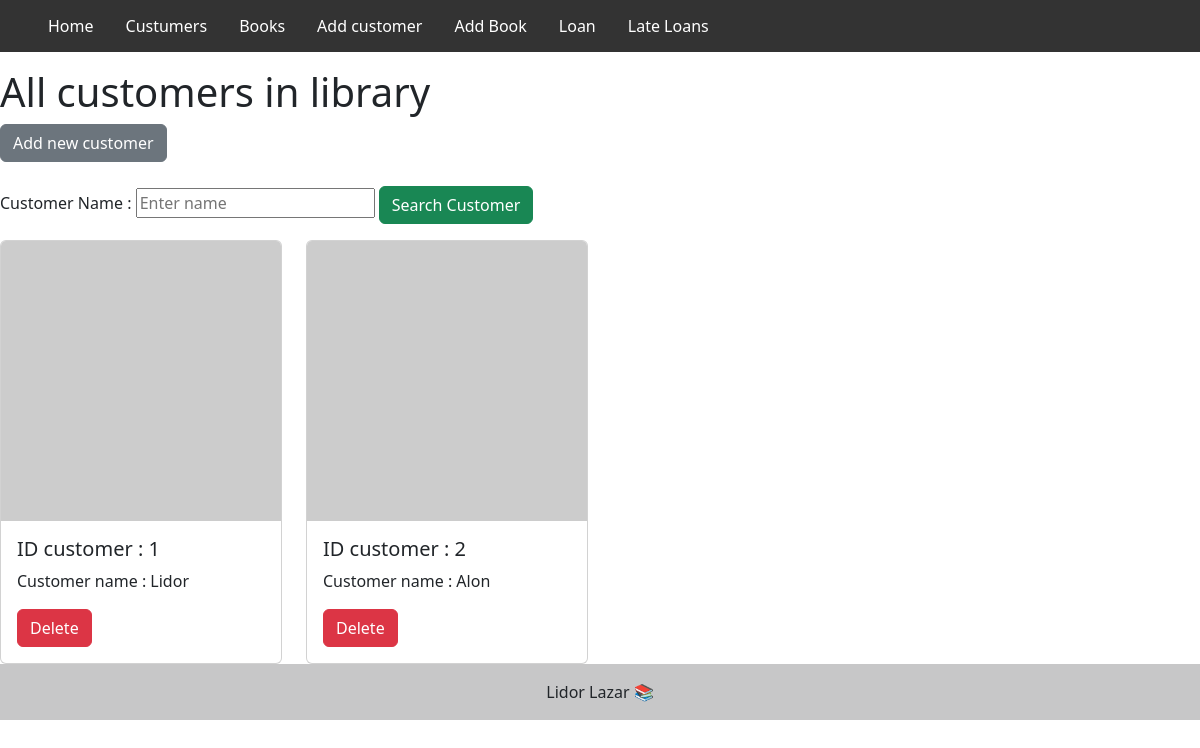
The page /PrintAll/ on the database as committed earlier.
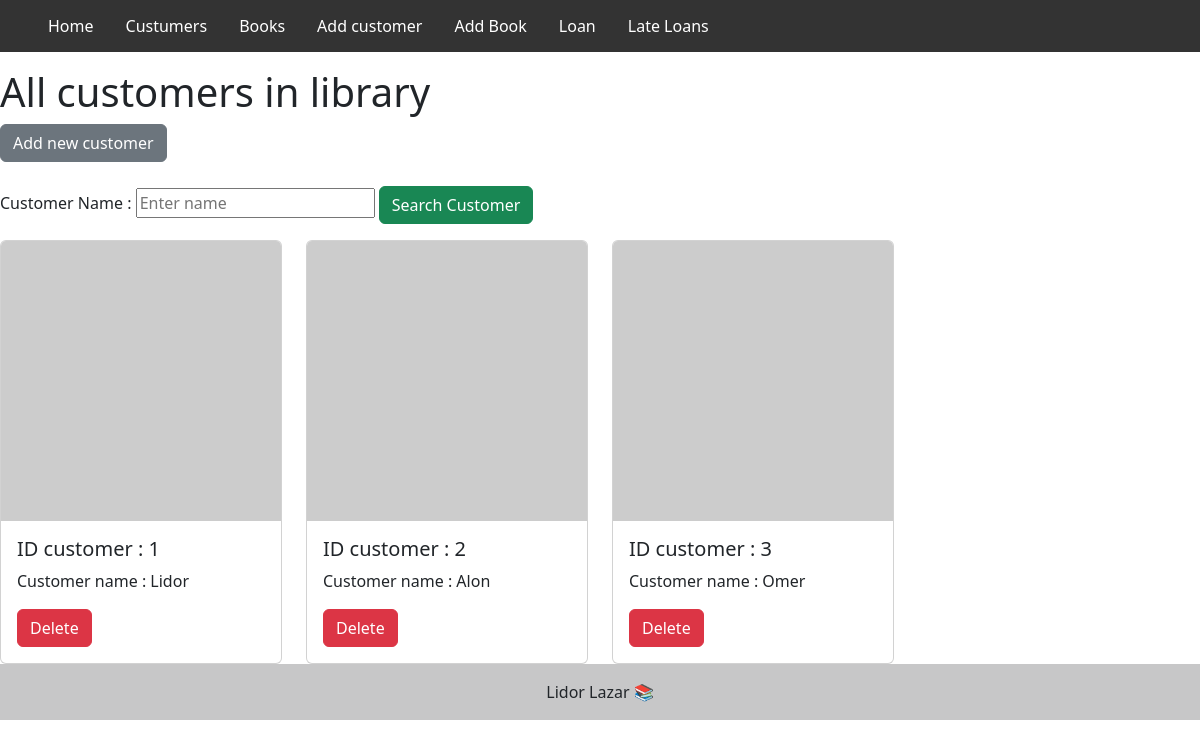
The same page on the database as committed later.
### backend-site.py (models this page shows, shortened)
class Customers(db.Model):
    CusomerID = db.Column('CusomerID',db.Integer, primary_key=True)
    Name = db.Column('Name', db.String(50))
    City = db.Column('City', db.String(50))
    Age = db.Column('Age', db.Integer)
    CustomersToLoans = db.relationship('Loans', backref='customers')

### backend-site.py (the view)
@app.route('/PrintAll/<customername>', methods=['GET','POST'])
@app.route('/PrintAll/', methods=['GET','POST'])
def PrintAllCustomer(customername=''):
    if request.method == 'POST':
        for name in Customers.query.all():
            if request.form.get("SerachCust").title() == name.Name:
                customername = name.Name
                return render_template('personalCust.html', customername = customername, PrintAllCustomer= Customers.query.all())
        return render_template('ShowAllCust.html', PrintAllCustomer = Customers.query.all())
    else:
        return render_template('ShowAllCust.html', PrintAllCustomer = Customers.query.all())

### Templates/ShowAllCust.html (shortened to what this page needs)
{% extends "layout.html" %} {% block title %}Lazar libaray{% endblock %}  {% block content %}
<h1>All customers in library</h1>
<a href="/addCustomer/"><button type="button" class="btn btn-secondary" >Add new customer</button></a><br><br>
<form action="" method="POST">
<label>Customer Name : </label>
<input name="SerachCust"  type="text" placeholder="Enter name">
<a href="/PrintAll/{{customername}}"><button  methods ="POST" class="btn btn-success" Type="submit">Search Customer</button></a>
</form>
<div class="row row-cols-1 row-cols-md-4 g-4">
  {%- for cust in PrintAllCustomer %}
  <div class="col">
    <div class="card">
      <img
        src="https://picsum.photos/20{{ cust.CusomerID}}"
        class="card-img-top"
      />
      <div class="card-body">
        <h5 class="card-title">ID customer : {{ cust.CusomerID}}</h5>
        <p class="card-text">Customer name : {{ cust.Name}}</p>
        <a class="btn btn-danger" href="/deleteCustomer/{{ cust.CusomerID}}">Delete</a>
      </div>
    </div>
  </div>
  {% endfor %}
</div>
{% endblock %}

### Templates/layout.html (shortened to what this page needs)
<!DOCTYPE html>
<html>
  <head>
    <link
      href="https://cdn.jsdelivr.net/npm/bootstrap@5.2.2/dist/css/bootstrap.min.css"
      rel="stylesheet"
    />
  </head>
  <body>
    <ul>
      <li><a class="" href="/">Home</a></li>
      <li><a href="/PrintAll">Custumers</a></li>
      <li><a href="/Book">Books</a></li>
      <li><a href="/addCustomer">Add customer</a></li>
      <li><a href="/addBook">Add Book</a></li>
      <li><a href="/AllLoans">Loan</a></li>
      <li><a href="/lateLoans">Late Loans</a></li>
    </ul>
    <div id="content">{% block content %}{% endblock %}</div>
    <div id="footer">
      {% block footer %}
      <footer class="bg-light text-center text-lg-start">
        <div
          class="text-center p-3"
          style="background-color: rgba(0, 0, 0, 0.2)"
        >
          Lidor Lazar 📚
        </div>
      </footer>
      {% endblock %}
    </div>
  </body>
</html>

### Templates/layout.html (style rules this page uses)
ul { list-style-type: none; margin: 0; padding: 0; overflow: hidden; background-color: #333; }
li { float: left; }
li a { display: block; color: white; text-align: center; padding: 14px 16px; text-decoration: none; }

Rows that differ between the two databases and show on the page:
added Customers: CusomerID "3", Name "Omer"
